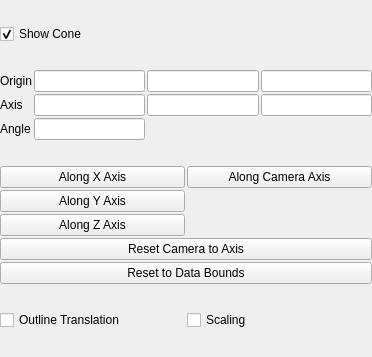
<?xml version="1.0" encoding="UTF-8"?>
<!-- SPDX-FileCopyrightText: Copyright (c) Kitware Inc. -->
<!-- SPDX-License-Identifier: BSD-3-Clause -->

<ui version="4.0">
 <class>ConePropertyWidget</class>
 <widget class="QWidget" name="ConePropertyWidget">
  <property name="geometry">
   <rect>
    <x>0</x>
    <y>0</y>
    <width>372</width>
    <height>357</height>
   </rect>
  </property>
  <property name="windowTitle">
   <string>Form</string>
  </property>
  <layout class="QGridLayout" name="layout1">
   <property name="margin">
    <number>0</number>
   </property>
   <property name="spacing">
    <number>2</number>
   </property>
   <item row="0" column="0" colspan="2">
    <widget class="QCheckBox" name="show3DWidget">
     <property name="toolTip">
      <string>Enable/disable showing the interactive cone widget in the 3d render view.</string>
     </property>
     <property name="text">
      <string>Show Cone</string>
     </property>
     <property name="checked">
      <bool>true</bool>
     </property>
    </widget>
   </item>
   <item row="7" column="0" colspan="2">
    <layout class="QGridLayout" name="gridLayout1">
     <property name="spacing">
      <number>2</number>
     </property>
     <item row="0" column="0">
      <widget class="QCheckBox" name="outlineTranslation">
       <property name="toolTip">
        <string>Enable/disable the ability to translate the bounding box by moving it with the mouse.</string>
       </property>
       <property name="text">
        <string>Outline Translation</string>
       </property>
      </widget>
     </item>
     <item row="0" column="1">
      <widget class="QCheckBox" name="scaling">
       <property name="toolTip">
        <string>Enable/disable the ability to scale the widget with the mouse.</string>
       </property>
       <property name="text">
        <string>Scaling</string>
       </property>
      </widget>
     </item>
    </layout>
   </item>
   <item row="5" column="0" colspan="2">
    <layout class="QGridLayout" name="gridLayout2">
     <property name="spacing">
      <number>2</number>
     </property>
     <item row="0" column="2">
      <widget class="pqDoubleLineEdit" name="originY"/>
     </item>
     <item row="2" column="0">
      <widget class="QLabel" name="angleLabel">
       <property name="text">
        <string>Angle</string>
       </property>
      </widget>
     </item>
     <item row="1" column="2">
      <widget class="pqDoubleLineEdit" name="axisY"/>
     </item>
     <item row="1" column="0">
      <widget class="QLabel" name="axisLabel">
       <property name="text">
        <string>Axis</string>
       </property>
      </widget>
     </item>
     <item row="1" column="1">
      <widget class="pqDoubleLineEdit" name="axisX"/>
     </item>
     <item row="2" column="1">
      <widget class="pqDoubleLineEdit" name="angle"/>
     </item>
     <item row="1" column="3">
      <widget class="pqDoubleLineEdit" name="axisZ">
       <property name="text">
        <string/>
       </property>
      </widget>
     </item>
     <item row="0" column="0">
      <widget class="QLabel" name="originLabel">
       <property name="text">
        <string>Origin</string>
       </property>
      </widget>
     </item>
     <item row="0" column="1">
      <widget class="pqDoubleLineEdit" name="originX"/>
     </item>
     <item row="0" column="3">
      <widget class="pqDoubleLineEdit" name="originZ"/>
     </item>
    </layout>
   </item>
   <item row="6" column="0" colspan="2">
    <layout class="QGridLayout" name="gridLayout3">
     <item row="0" column="0">
      <widget class="QPushButton" name="useXAxis">
       <property name="toolTip">
        <string>Use the X-axis as the cone's axis.</string>
       </property>
       <property name="text">
        <string>Along X Axis</string>
       </property>
      </widget>
     </item>
     <item row="1" column="0">
      <widget class="QPushButton" name="useYAxis">
       <property name="toolTip">
        <string>Use the Y-axis as the cone's axis.</string>
       </property>
       <property name="text">
        <string>Along Y Axis</string>
       </property>
      </widget>
     </item>
     <item row="2" column="0">
      <widget class="QPushButton" name="useZAxis">
       <property name="toolTip">
        <string>Use the Z-axis as the cone's axis.</string>
       </property>
       <property name="text">
        <string>Along Z Axis</string>
       </property>
      </widget>
     </item>
     <item row="0" column="1">
      <widget class="QPushButton" name="useCameraAxis">
       <property name="toolTip">
        <string>Use the camera's view direction as the axis of the cone.</string>
       </property>
       <property name="text">
        <string>Along Camera Axis</string>
       </property>
      </widget>
     </item>
     <item row="3" column="0" colspan="2">
      <widget class="QPushButton" name="resetCameraToAxis">
       <property name="toolTip">
        <string>Reset the camera to look along the cone's axis.</string>
       </property>
       <property name="text">
        <string>Reset Camera to Axis</string>
       </property>
      </widget>
     </item>
     <item row="4" column="0" colspan="2">
      <widget class="QPushButton" name="resetBounds">
       <property name="toolTip">
        <string>Reset the cone's properties based on the data bounds.</string>
       </property>
       <property name="text">
        <string>Reset to Data Bounds</string>
       </property>
      </widget>
     </item>
    </layout>
   </item>
  </layout>
 </widget>
 <customwidgets>
  <customwidget>
   <class>pqDoubleLineEdit</class>
   <extends>QLineEdit</extends>
   <header>pqDoubleLineEdit.h</header>
  </customwidget>
 </customwidgets>
 <tabstops>
  <tabstop>show3DWidget</tabstop>
  <tabstop>originX</tabstop>
  <tabstop>originY</tabstop>
  <tabstop>originZ</tabstop>
  <tabstop>axisX</tabstop>
  <tabstop>axisY</tabstop>
  <tabstop>axisZ</tabstop>
  <tabstop>angle</tabstop>
  <tabstop>outlineTranslation</tabstop>
  <tabstop>scaling</tabstop>
 </tabstops>
 <resources/>
 <connections/>
</ui>
